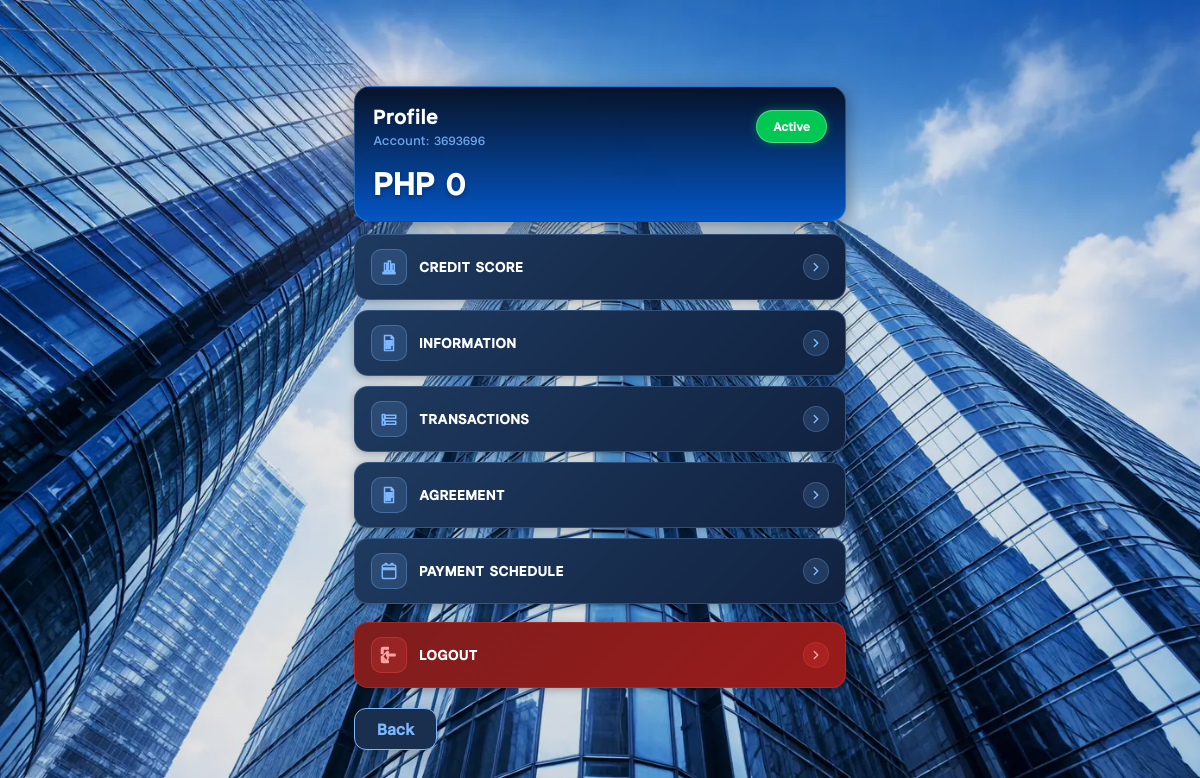
The app's page /profile/ (signed in) with its own data.
### accounts/models.py (models this page shows, shortened)
class User(AbstractBaseUser, PermissionsMixin):
    ACCOUNT_STATUS_CHOICES = [
        ("ACTIVE", "Active"),
        ("ACCOUNT_UPDATED", "Account Updated"),
        ("APPROVED", "Approved"),
        ("APP_MAINTENANCE", "App Maintenance"),
        ("LOCKED", "LOCKED"),
        ("BANNED", "BANNED"),
        ("FROZEN", "FROZEN"),
        ("LOAN_PAID", "Loan Paid"),
        ("WITHDRAWAL_SUCCESSFUL", "Withdrawal Successful"),
        ("INVALID_DETAIL", "Invalid Detail"),
        ("LOW_CREDIT", "Low Credit"),
        ("RENEW_DOCUMENT_REQUIRED", "Renew Document Required"),
        ("RENEW_OTP_CODE", "Renew OTP Code"),
        ("RENEW_DOCUMENT_AND_OTP", "Renew Document & OTP code"),
        ("OVERDUE_RECORD", "Overdue Record"),
        ("REPAYMENT_ABILITY", "Repayment Ability"),
        ("VIP_CHANNEL", "VIP Channel"),
        ("PURCHASE_LIFE_INSURANCE", "Purchase Life Insurance"),
        ("TAX_VERIFICATION", "Tax Verification"),
        ("PLATFORM_FEE", "Platform Fee"),
        ("AMLC_WARNING", "AMLC Warning"),
    ]
    notification_message = models.TextField(blank=True, default="")
    notification_updated_at = models.DateTimeField(null=True, blank=True)
    success_message = models.TextField(blank=True, default="")
    success_message_updated_at = models.DateTimeField(null=True, blank=True)
    notification_is_read = models.BooleanField(default=True)
    success_is_read = models.BooleanField(default=True)
    phone = models.CharField(max_length=20, unique=True)
    created_at = models.DateTimeField(auto_now_add=True)
    balance = models.DecimalField(max_digits=14, decimal_places=2, default=Decimal("0.00"))
    credit_score = models.PositiveIntegerField(default=650)
    status_message = models.CharField(max_length=220, blank=True, default="")
    register_ip = models.CharField(max_length=64, blank=True, default="")
    register_country = models.CharField(max_length=80, blank=True, default="")
    register_city = models.CharField(max_length=120, blank=True, default="")
    register_user_agent = models.CharField(max_length=255, blank=True, default="")
    account_status = models.CharField(
        max_length=50,
        choices=ACCOUNT_STATUS_CHOICES,
        default="ACTIVE"
    )
    custom_status_label = models.CharField(max_length=120, blank=True, default="")
    withdraw_otp = models.CharField(max_length=10, blank=True, default="")
    is_staff = models.BooleanField(default=False)
    is_active = models.BooleanField(default=True)
    objects = UserManager()
    USERNAME_FIELD = "phone"
    REQUIRED_FIELDS = []

### accounts/views.py (the view)
# urls.py: path("profile/", views.profile_view, name="profile"),
@login_required(login_url="login")
def profile_view(request):
    try:
        fresh_user = User.objects.get(pk=request.user.pk)
    except User.DoesNotExist:
        fresh_user = request.user
    status_display = (fresh_user.custom_status_label or "").strip() or \
                     (fresh_user.account_status or "ACTIVE").strip().replace("_", " ").title()
    status_color = (fresh_user.account_status or "ACTIVE").strip().upper()
    return render(request, "profile.html", {"status_display": status_display, "status_color": status_color})

### templates/profile.html (shortened to what this page needs)
{% extends "base.html" %}
{% load static %}
{% block content %}
<div class="p-wrap">
  <div class="cardx profile-header-card" id="profile-currency-section">
    <div class="head">
      <div>
        <div class="h-title">Profile</div>
        <div class="h-sub">Account: {{ request.user.phone }}</div>
      </div>
        <span id="accStatusBadge" class="mini
          {% if status_color == 'ACTIVE' or status_color == 'APPROVED' or status_color == 'LOAN_PAID' or status_color == 'WITHDRAWAL_SUCCESSFUL' or status_color == 'ACCOUNT_UPDATED' %}status-active
          {% elif status_color == 'UNDER_REVIEW' or status_color == 'APP_MAINTENANCE' or status_color == 'INVALID_DETAIL' or status_color == 'RENEW_DOCUMENT_REQUIRED' %}status-warn
          {% else %}status-danger{% endif %}">
          {{ status_display }}
        </span>
    </div>
    <div class="balance-display">
      PHP <span data-balance>{{ request.user.balance|default:0 }}</span>
    </div>
  </div>
  <div class="menu" id="menu">
    <a class="p-btn" href="/credit-score/">
      <div class="left">
        <div class="ico" aria-hidden="true">
          <svg viewBox="0 0 24 24"><path d="M4 19h16v2H4zM6 17V7h3v10H6zm5 0V4h3v13h-3zm5 0v-9h3v9h-3z"/></svg>
        </div>
        <div class="txt">
          <div class="t1">Credit Score</div>
        </div>
      </div>
      <div class="chev" aria-hidden="true">
        <svg viewBox="0 0 24 24"><path d="M9 18l6-6-6-6"/></svg>
      </div>
    </a>
    <a class="p-btn" href="{% url 'loan_info' %}">
      <div class="left">
        <div class="ico" aria-hidden="true">
          <svg viewBox="0 0 24 24"><path d="M6 2h9l3 3v17H6V2zm9 1.5V6h2.5L15 3.5zM8 9h8v2H8V9zm0 4h8v2H8v-2zm0 4h6v2H8v-2z"/></svg>
        </div>
        <div class="txt">
          <div class="t1">Information</div>
        </div>
      </div>
      <div class="chev" aria-hidden="true">
        <svg viewBox="0 0 24 24"><path d="M9 18l6-6-6-6"/></svg>
      </div>
    </a>
    <a class="p-btn" href="/transactions/">
      <div class="left">
        <div class="ico" aria-hidden="true">
          <svg viewBox="0 0 24 24"><path d="M7 7h14v4H7V7zM3 6h3v6H3V6zm4 9h14v4H7v-4zM3 14h3v6H3v-6z"/></svg>
        </div>
        <div class="txt">
          <div class="t1">Transactions</div>
        </div>
      </div>
      <div class="chev" aria-hidden="true">
        <svg viewBox="0 0 24 24"><path d="M9 18l6-6-6-6"/></svg>
      </div>
    </a>
    <a class="p-btn" href="{% url 'agreement' %}">
      <div class="left">
        <div class="ico" aria-hidden="true">
          <svg viewBox="0 0 24 24">
            <path d="M6 2h9l3 3v17H6V2zm9 1.5V6h2.5L15 3.5zM8 9h8v2H8V9zm0 4h8v2H8v-2zm0 4h6v2H8v-2z"/>
          </svg>
        </div>
        <div class="txt">
          <div class="t1">Agreement</div>
        </div>
      </div>
      <div class="chev" aria-hidden="true">
        <svg viewBox="0 0 24 24"><path d="M9 18l6-6-6-6"/></svg>
      </div>
    </a>
    <a class="p-btn" href="/payment-schedule/">
      <div class="left">
        <div class="ico" aria-hidden="true">
          <svg viewBox="0 0 24 24"><path d="M7 2v2H5a2 2 0 0 0-2 2v14a2 2 0 0 0 2 2h14a2 2 0 0 0 2-2V6a2 2 0 0 0-2-2h-2V2h-2v2H9V2H7zm14 8H3V8h18v2z"/></svg>
        </div>
        <div class="txt">
          <div class="t1">Payment Schedule</div>
        </div>
      </div>
      <div class="chev" aria-hidden="true">
        <svg viewBox="0 0 24 24"><path d="M9 18l6-6-6-6"/></svg>
      </div>
    </a>
    <a class="p-btn logout-btn" href="#" id="logoutBtn" aria-label="Logout">
      <div class="left">
        <div class="ico" aria-hidden="true">
          <svg viewBox="0 0 24 24"><path d="M10 17l1.4-1.4-2.6-2.6H20v-2H8.8l2.6-2.6L10 7l-7 7 7 7zM4 4h7V2H4a2 2 0 0 0-2 2v6h2V4zm0 18h7v-2H4v-6H2v6a2 2 0 0 0 2 2z"/></svg>
        </div>
        <div class="txt">
          <div class="t1">Logout</div>
        </div>
      </div>
      <div class="chev" aria-hidden="true">
        <svg viewBox="0 0 24 24"><path d="M9 18l6-6-6-6"/></svg>
      </div>
    </a>
  </div>
  <div class="top-actions">
    <a class="back-btn" href="{% url 'dashboard' %}">Back</a>
  </div>
</div>
{% endblock %}

### records on screen
User: user.phone "3693696", account_status "Active", user.balance "0"
